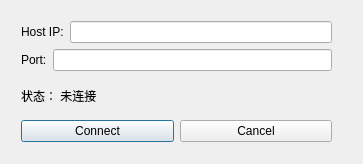
<?xml version="1.0" encoding="UTF-8"?>
<ui version="4.0">
 <class>NewServerDialog</class>
 <widget class="QDialog" name="NewServerDialog">
  <property name="geometry">
   <rect>
    <x>0</x>
    <y>0</y>
    <width>363</width>
    <height>164</height>
   </rect>
  </property>
  <property name="windowTitle">
   <string>Dialog</string>
  </property>
  <widget class="QWidget" name="">
   <property name="geometry">
    <rect>
     <x>21</x>
     <y>21</y>
     <width>311</width>
     <height>121</height>
    </rect>
   </property>
   <layout class="QVBoxLayout" name="verticalLayout">
    <item>
     <layout class="QHBoxLayout" name="horizontalLayout_2">
      <item>
       <widget class="QLabel" name="label">
        <property name="text">
         <string>Host IP:</string>
        </property>
       </widget>
      </item>
      <item>
       <widget class="QLineEdit" name="lineEdit">
        <property name="readOnly">
         <bool>true</bool>
        </property>
       </widget>
      </item>
     </layout>
    </item>
    <item>
     <layout class="QHBoxLayout" name="horizontalLayout_3">
      <item>
       <widget class="QLabel" name="label_2">
        <property name="text">
         <string>Port:</string>
        </property>
       </widget>
      </item>
      <item>
       <widget class="QLineEdit" name="port"/>
      </item>
     </layout>
    </item>
    <item>
     <widget class="QLabel" name="status">
      <property name="text">
       <string>状态： 未连接</string>
      </property>
     </widget>
    </item>
    <item>
     <layout class="QHBoxLayout" name="horizontalLayout">
      <item>
       <widget class="QPushButton" name="pushButton">
        <property name="text">
         <string>Connect</string>
        </property>
       </widget>
      </item>
      <item>
       <widget class="QPushButton" name="pushButton_2">
        <property name="text">
         <string>Cancel</string>
        </property>
       </widget>
      </item>
     </layout>
    </item>
   </layout>
  </widget>
 </widget>
 <resources/>
 <connections/>
</ui>
